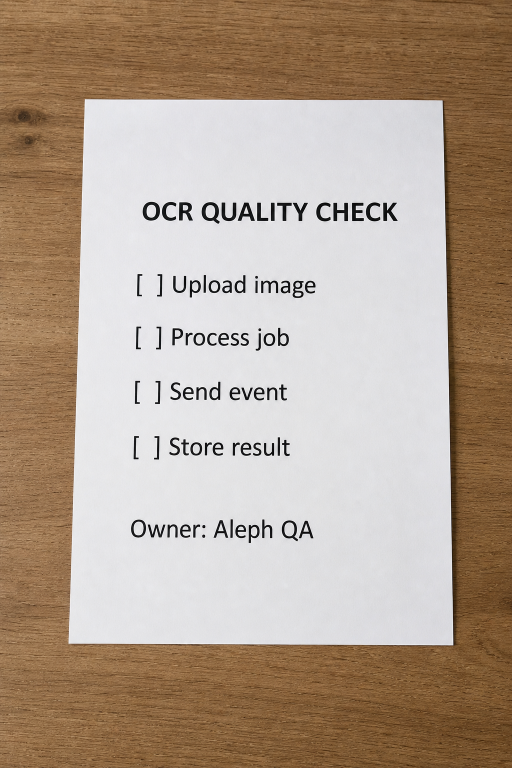
#> input picture apps/gateway/test/fixtures/images/checklist-photo.png, 1024 x 1536 px (shown at 1/2 size)
$ python -i preprocess.py   (imports and definitions only)
#> lines starting #> are read from the running program, lines starting #| are printed output that depends on the picture; after the words box and inside, x2 and y2 are one past the last pixel; in counts of white or black regions, pixels touching at a corner belong together
#> further down, picture is the input picture: PIL image 1024x1536 RGB; mean R, G, B 178.8, 160.9, 144.4
from __future__ import annotations

import time
from dataclasses import dataclass
from math import floor, ceil
from pathlib import Path

from PIL import Image, ImageOps

from .modes import OCR_MODE_CONFIGS, OcrMode, OcrModeConfig
from .timings import elapsed_ms


@dataclass(frozen=True)
class PreprocessedImage:
    path: Path
    width: int
    height: int
    preprocessed_width: int
    preprocessed_height: int
    decode_ms: float
    preprocess_ms: float
    crop_applied: bool = False
    crop_bbox: tuple[int, int, int, int] | None = None
    max_side: int | None = None


# [10 lines that did not run here, left out]


# [40 lines that did not run here, left out]


def composite_on_white(image: Image.Image) -> Image.Image:
    rgba = image.convert("RGBA")
    background = Image.new("RGBA", rgba.size, (255, 255, 255, 255))
    background.alpha_composite(rgba)
    return background.convert("RGB")


def resize_to_max_side(image: Image.Image, max_side: int) -> Image.Image:
    width, height = image.size
    longest = max(width, height)
    if longest <= max_side:
        return image
    scale = max_side / longest
    target_size = (max(1, round(width * scale)), max(1, round(height * scale)))
    return image.resize(target_size, Image.Resampling.LANCZOS)


def crop_document_region(image: Image.Image) -> tuple[Image.Image, tuple[int, int, int, int] | None]:
    if image.width < 300 or image.height < 300:
        return image, None
    bright_bbox = candidate_bbox(image, threshold=180, bright=True, margin_ratio=0.03)
    if bright_bbox and is_useful_crop(image.size, bright_bbox):
        return image.crop(bright_bbox), bright_bbox
    content_bbox = candidate_bbox(image, threshold=245, bright=False, margin_ratio=0.08)
    if content_bbox and is_useful_crop(image.size, content_bbox):
        return image.crop(content_bbox), content_bbox
    return image, None


def candidate_bbox(image: Image.Image, threshold: int, bright: bool, margin_ratio: float) -> tuple[int, int, int, int] | None:
#> called with threshold = 180, bright = True, margin_ratio = 0.03
    sample = ImageOps.grayscale(image)
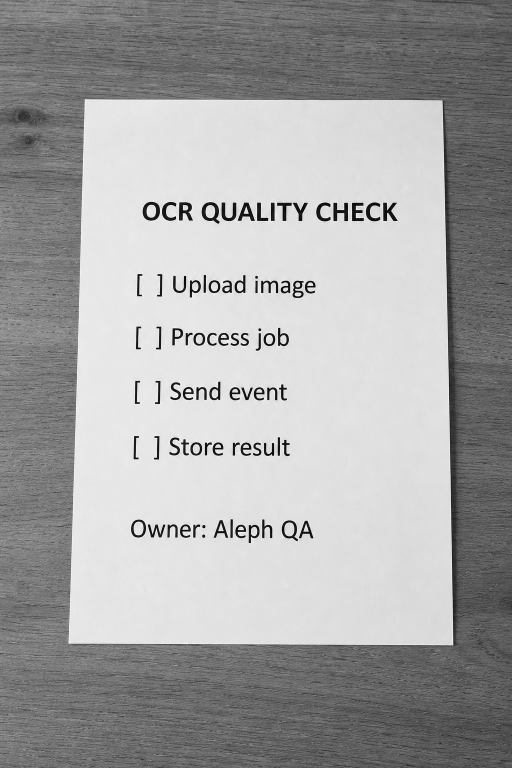
#> sample: PIL image 1024x1536 L (shown at 1/2 size); min 0, max 255, mean 164.3
    sample.thumbnail((900, 900), Image.Resampling.BILINEAR)
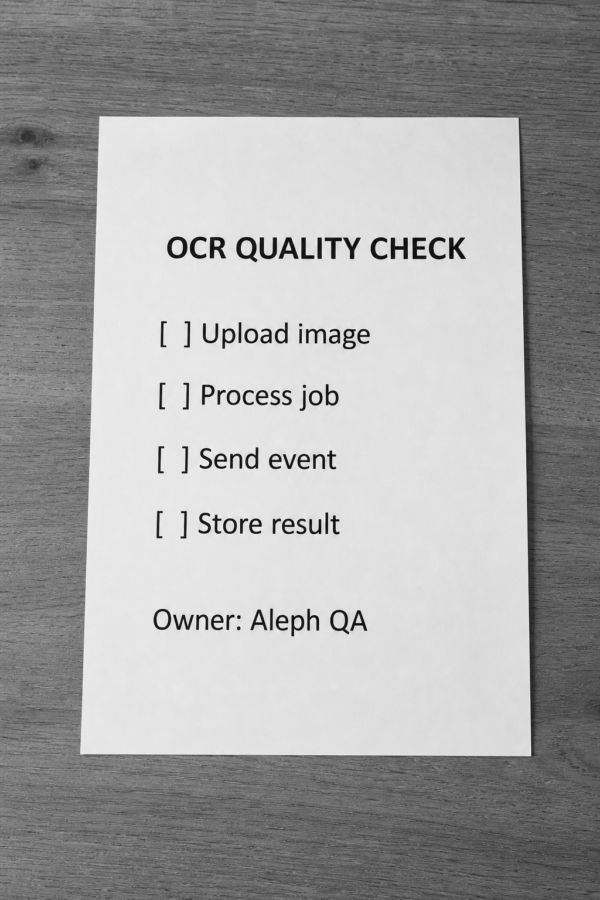
#> sample: PIL image 600x900 L; min 8, max 241, mean 164.4
    mask = sample.point(lambda pixel: 255 if (pixel >= threshold if bright else pixel <= threshold) else 0)
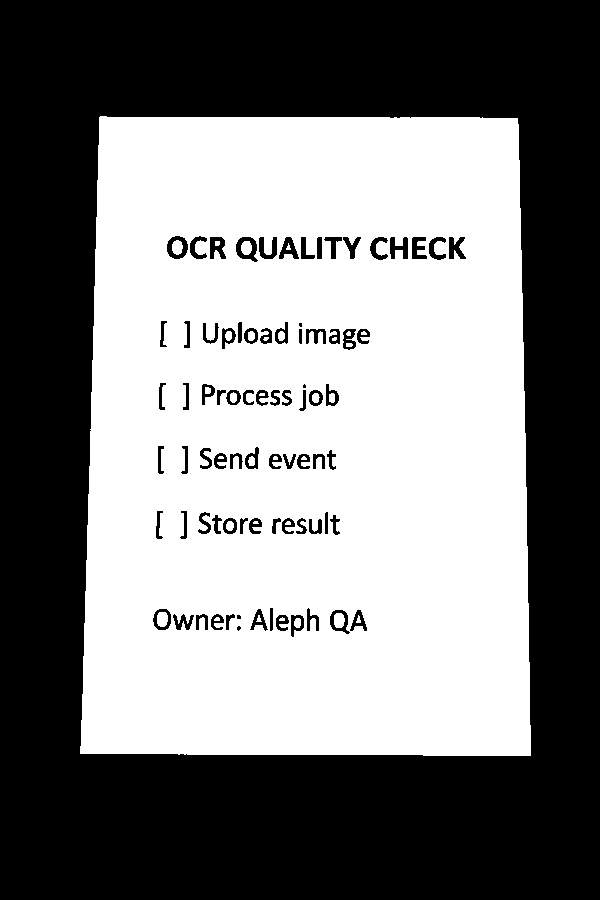
#> mask: PIL image 600x900 L; 49.6% white; 32 white regions (9 under 20 px), largest, box (x1, y1, x2, y2) and area: (80, 116, 531, 756) 266138, (157, 612, 168, 627) 144, (334, 613, 345, 628) 141
    bbox = mask.getbbox()
#> bbox = (80, 116, 531, 756)
    if bbox is None:
        return None
    x_scale = image.width / sample.width
#> x_scale = 1.71
    y_scale = image.height / sample.height
#> y_scale = 1.71
    left = floor(bbox[0] * x_scale)
#> left = 136
    upper = floor(bbox[1] * y_scale)
#> upper = 197
    right = ceil(bbox[2] * x_scale)
#> right = 907
    lower = ceil(bbox[3] * y_scale)
#> lower = 1291
    margin_x = max(12, round((right - left) * margin_ratio), round(image.width * 0.01))
#> margin_x = 23
    margin_y = max(12, round((lower - upper) * margin_ratio), round(image.height * 0.01))
#> margin_y = 33
#> in crop_document_region, `bright_bbox = candidate_bbox(image, threshold=180, bright=True, margin..`: bright_bbox = (113, 164, 930, 1324)
    return (
        max(0, left - margin_x),
        max(0, upper - margin_y),
        min(image.width, right + margin_x),
        min(image.height, lower + margin_y),
    )


def is_useful_crop(size: tuple[int, int], bbox: tuple[int, int, int, int]) -> bool:
#> called with size = (1024, 1536), bbox = (113, 164, 930, 1324)
    width, height = size
    crop_width = bbox[2] - bbox[0]
#> crop_width = 817
    crop_height = bbox[3] - bbox[1]
#> crop_height = 1160
    if crop_width <= 0 or crop_height <= 0:
        return False
    if crop_width < width * 0.2 or crop_height < height * 0.2:
        return False
    original_area = width * height
    crop_area = crop_width * crop_height
#> crop_area = 947720
    return crop_area <= original_area * 0.92

>>> from PIL import Image
>>> picture = Image.open('../../../gateway/test/fixtures/images/checklist-photo.png')
>>> result = crop_document_region(picture)
